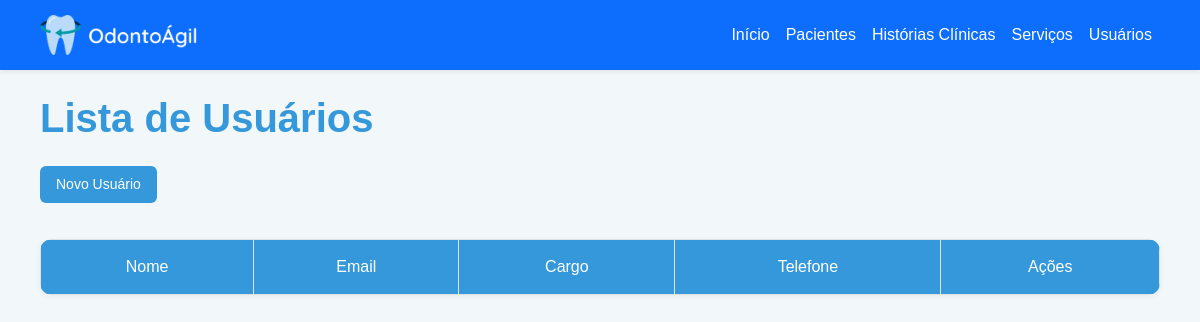
/usuarios/, run on an earlier commit of the app's database.
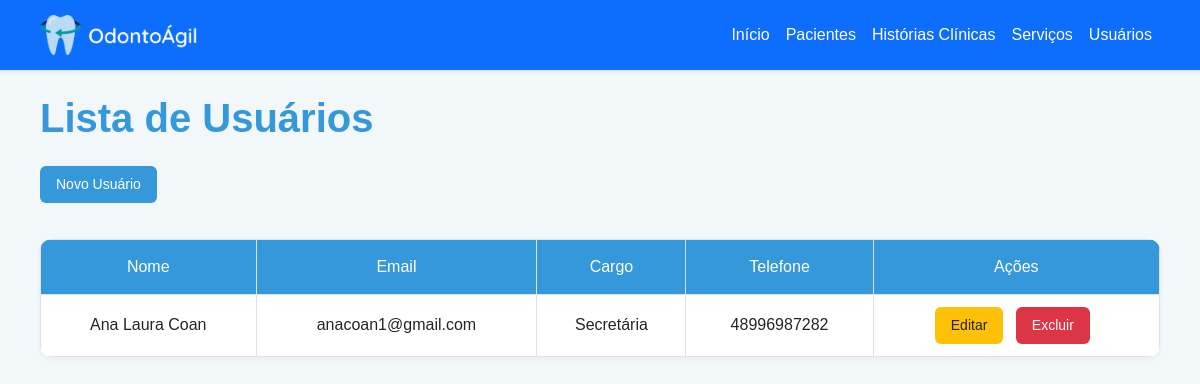
And on a later commit of the database.
### usuarios/models.py (models this page shows, shortened)
class Usuario(models.Model):
    nome = models.CharField(max_length=200)
    email = models.EmailField(unique=True)
    telefone = models.CharField(max_length=20, blank=True)
    cargo = models.CharField(max_length=100, blank=True)

### usuarios/views.py (the view)
# urls.py: path('', UsuarioListView.as_view(), name='listar'),
class UsuarioListView(ListView):
    model = Usuario
    template_name = 'usuarios/listar.html'

### odontoagil/templates/usuarios/listar.html (shortened to what this page needs)
{% extends 'base.html' %}
{% load static %}
{% block header %}Lista de Usuários{% endblock %}
{% block content %}
<a href="{% url 'usuarios:criar' %}" class="btn btn-primary mb-3">Novo Usuário</a>
<table class="table table-bordered">
    <thead>
        <tr>
            <th>Nome</th>
            <th>Email</th>
            <th>Cargo</th>
            <th>Telefone</th>
            <th>Ações</th>
        </tr>
    </thead>
    <tbody>
        {% for usuario in object_list %}
        <tr>
            <td>{{ usuario.nome }}</td>
            <td>{{ usuario.email }}</td>
            <td>{{ usuario.cargo }}</td>
            <td>{{ usuario.telefone }}</td>
            <td>
                <a href="{% url 'usuarios:editar' usuario.pk %}" class="btn btn-warning btn-sm">Editar</a>
                <a href="{% url 'usuarios:excluir' usuario.pk %}" class="btn btn-danger btn-sm">Excluir</a>
            </td>
        </tr>
        {% endfor %}
    </tbody>
</table>
{% endblock %}

What changed in the data, as far as the page shows it:
added Usuario: nome "Ana Laura Coan", email "anacoan1@gmail.com", cargo "Secretária", telefone "48996987282"
